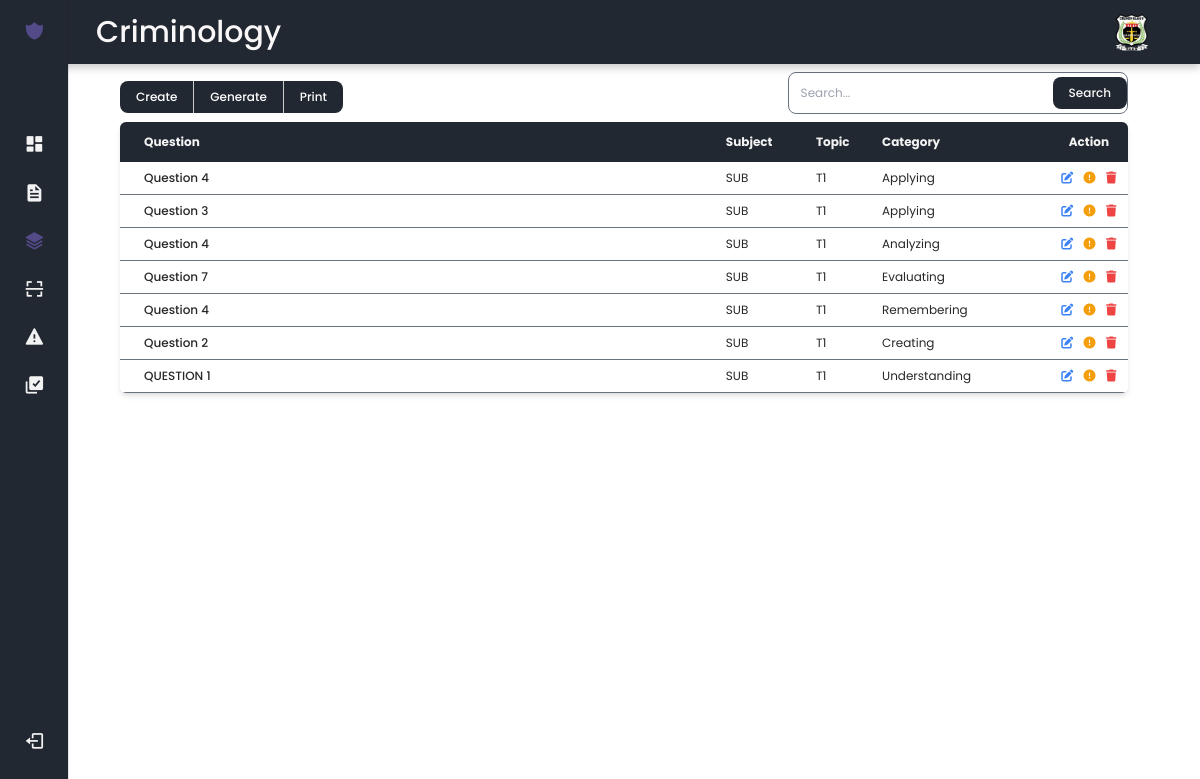
Screenshot of /questionnaires/ (signed in) with the database file from the repository.
### criminology/models.py (models this page shows, shortened)
class Questionnaire(models.Model):
    subject = models.ForeignKey(Subject, on_delete=models.CASCADE, null=True)
    category = models.ForeignKey(Category, on_delete=models.CASCADE, null=True)
    topic = models.ForeignKey(Topic, on_delete=models.CASCADE, null=True)
    subtopic = models.ForeignKey(Subtopic, on_delete=models.CASCADE, null=True)
    description = models.CharField(max_length=600)
    correct_answer = models.CharField(max_length=200)
    distructor1 = models.CharField(max_length=200)
    distructor2 = models.CharField(max_length=200)
    distructor3 = models.CharField(max_length=200)
    status = models.IntegerField(default=0)

class Subject(models.Model):
    id = models.AutoField(primary_key=True)
    subject_name = models.CharField(max_length=50)
    subject_code = models.CharField(max_length=10, null=True)
    subject_pw = models.IntegerField(default=0)

class Topic(models.Model):
    id = models.AutoField(primary_key=True)
    subject_topic = models.ForeignKey(Subject, on_delete=models.CASCADE)
    topic_name = models.CharField(max_length=200)

class Category(models.Model):
    id = models.AutoField(primary_key=True)
    category = models.CharField(max_length=50)
    def __str__(self):
      return self.category

### criminology/views.py (the view)
# urls.py: path('questionnaires/', views.questionnaires, name='questionnaires'),
@login_required(login_url='loginpage')
def questionnaires(request):
    active_academic_year = AcademicYear.objects.filter(status=1).first()
    if active_academic_year is None:
        representative_records = []
        representative_records_assessment = []
        filtered_subjects = Subject.objects.all()
        category = Category.objects.none()  # This ensures 'category' is always defined
    else:
        subjects = Subject.objects.all()
        category = Category.objects.all()
        existing_entries = TableOfSpecification.objects.filter(academic_year=active_academic_year)
        existing_subject_ids = existing_entries.values_list('subject_id', flat=True)
        filtered_subjects = subjects.exclude(id__in=existing_subject_ids)
        table_of_specification = (
            TableOfSpecification.objects
            .filter(academic_year=active_academic_year)
            .values('group_id')
            .annotate(max_id=Max('id'))
        )
        excluded_group_ids = AnswerKeyTableOfSpecification.objects.values_list('tos_exam_id', flat=True)
        representative_records = TableOfSpecification.objects.filter(
            id__in=[entry['max_id'] for entry in table_of_specification]
        ).exclude(
            group_id__in=excluded_group_ids
        ).order_by('-id')
        assessment_datas = (
            Assessment.objects
            .filter(academic_year=active_academic_year)
            .values('assessment_id')
            .annotate(max_id=Max('id'))
        )
        representative_records_assessment = Assessment.objects.filter(
            id__in=[entry['max_id'] for entry in assessment_datas]
        ).order_by('-id')
        answer_key_assessment_ids = AnswerKeyAssessment.objects.values_list('assessment_exam_id', flat=True).distinct()
        representative_records_assessment = representative_records_assessment.exclude(
            assessment_id__in=answer_key_assessment_ids
        )
    q = request.GET.get('q', '')
    if q:
        questionnaires = Questionnaire.objects.filter(description__icontains=q).order_by('-id')[:60]
    else:
        questionnaires = Questionnaire.objects.all().order_by('-id')[:60]
    context = {
        'questionnaires': questionnaires,
        'category': category,
        'q': q,
        'table_of_specification': representative_records,
        'assessment': representative_records_assessment
    }
    return render(request, 'assets/questionnaires.html', context)

### criminology/templatetags/custom_filters.py (called while the page is built)
@register.filter
def first_letters(value):
    if not value:
        return ''
    words = value.split()
    return ''.join([word[0].upper() for word in words if word])

### templates/assets/questionnaires.html (shortened to what this page needs)
{% extends "base.html" %}
{% block content %}
{% load static %}
{% load custom_filters %}
<div class="flex justify-between items-center mx-6">
    <div style="display: flex;">
        <button onclick="window.location='{% url 'questionnairescreate' %}';" id="btns"
            class="text-white font-medium text-xs px-4 mt-2 py-2 buttons_for_ocr"
            style="border-right: 1px solid #ccc; border-radius: 8px 0 0 8px;"
        >Create</button>
        <button type="button" data-modal-target="tosmodalgenerate" data-modal-toggle="tosmodalgenerate" id="btns"
        class="text-white font-medium text-xs px-4 mt-2 py-2 buttons_for_ocr"
        style="border-right: 1px solid #ccc; border-radius: 0;"
        >Generate</button>
        <button onclick="window.location='{% url 'print_final_nav' %}';" id="btns"
        class="text-white font-medium text-xs px-4 mt-2 py-2 buttons_for_ocr"
        style="border-radius: 0 8px 8px 0;"
        >Print</button>
    </div>
  <form class="relative ml-auto " method="GET" action="{% url 'questionnaires' %}">
      <div class="flex items-center border border-gray-500  rounded-lg overflow-hidden bg-transparent">
          <input
              name="q"
              type="search"
              id="default-search"
              class="block w-full p-3 text-xs  outline-none bg-transparent text-black"
              placeholder="Search..."
              required
              value="{{ q }}"
              oninput="checkInput()"
          />
          <button
              id="btns"
              type="submit"
              class=" bg-blue-500 hover:bg-blue-600 font-medium text-xs px-4 py-2 rounded-lg ml-2"
          >Search</button>
      </div>
  </form>
</div>
<div class="pt-2">
</div>
<div class="mx-6 relative overflow-x-auto shadow-md sm:rounded-md table-container">
    <table class="w-full text-sm text-left rtl:text-right ">
        <thead class="text-xs  sticky-header">
            <tr>
                <th scope="col" class="px-6 py-3 w-3/5 text-left">
                    Question
                </th>
                <th scope="col" class=" py-3 text-left">
                    Subject
                </th>
                <th scope="col" class=" py-3 text-left">
                    Topic
                </th>
                <th scope="col" class=" py-3 text-left">
                    Category
                </th>
                <th scope="col" class=" py-3 text-center">
                    Action
                </th>
            </tr>
        </thead>
        <tbody class="text-xs" id="cardtext">
            {% for questionnaire in questionnaires %}
            <tr class="border-b border-gray-500 dark:border-gray-200 bg-white">
                <td class="px-6 py-2 font-medium  whitespace-nowrap">
                    {{ questionnaire.description|capfirst|truncatechars:95 }}
                </td>
                <td class="py-2  text-left">
                    {{ questionnaire.subject.subject_code }}
                </td>
                <td class="py-2  text-left">
                    {{ questionnaire.topic.topic_name|first_letters }}
                </td>
                <td class="py-2  text-left">
                    {{ questionnaire.category|capfirst }}
                </td>
                <td class="py-2 text-left flex justify-evenly">
                    <a class="text-blue-500" href="{% url 'update' questionnaire.id %}" style="cursor: pointer;">
                        <i class="fa-solid fa-pen-to-square fa-md"></i>
                    </a>
                    <a class="text-yellow-500" href="#" onclick="openConfirmationModalRestrict('{{ questionnaire.id }}')" style="cursor: pointer;">
                        <i class="fas fa-circle-exclamation fa-md"></i>
                    </a>
                    <a class="text-red-500" href="#" onclick="openConfirmationModal('{{ questionnaire.id }}')" style="cursor: pointer;">
                        <i class="fas fa-trash fa-md"></i>
                    </a>
                </td>
            </tr>
            {% endfor %}
        </tbody>
    </table>
</div>
{% endblock content %}

### templates/base.html (shortened to what this page needs)
<!DOCTYPE html>
    {% load static %}
    <html lang="en">
    <head>
        <link rel="stylesheet" href="https://cdn.jsdelivr.net/npm/boxicons@latest/css/boxicons.min.css">
        <link type="text/css" rel="stylesheet" href="{% static 'css/main.css' %}">
        <link href="https://cdn.jsdelivr.net/npm/tailwindcss@2.2.19/dist/tailwind.min.css" rel="stylesheet">
        <link rel="stylesheet" href="https://cdnjs.cloudflare.com/ajax/libs/font-awesome/6.5.2/css/all.min.css" />
        <link rel="stylesheet" href="https://cdn.jsdelivr.net/npm/@preline/plugin@1.0.0/dist/preline.min.css">
    </head>
    <body id="body">
    {% include "includes/header.html" %}
    <main>
        {% block content %}
        {% endblock content %}
    </main>
    </body>
</html>

### templates/includes/header.html (shortened to what this page needs)
{% load static %}
{% url "homepage" as homepage %}
{% url "questionnaires" as questionnaires %}
{% url "update" as update %}
{% url "modules" as modules %}
{% url "reports" as reports %}
<header class="header">
  <div class="header__container">
    <img src="{% static 'images/logoCrim.png' %}" alt="" class="header__img">
    <a href="/" class="header__logo" style="font-size: 30px;">Criminology</a>
  </div>
</header>
<div class="nav" id="navbar">
  <nav class="nav__container">
      <div>
          <a href="#" class="nav__link nav__logo active">
              <i class='bx bxs-shield-alt-2 nav__icon'></i>
          </a>
          <div class="nav__list">
              <div class="nav__items">
                    <a href="/" class="nav__link {% if request.path == homepage %}active{% endif %}">
                        <i class='bx bxs-dashboard nav__icon' ></i>
                    </a>
                    <div class="nav__dropdown">
                        <a style="cursor: default;" class="nav__link
                        ">
                            <i class='bx bxs-file nav__icon'></i>
                        </a>
                    </div>
                    <a href="
                    {% url 'questionnaires' %}
                    " class="nav__link
                        {% if request.path == questionnaires %}active
                        {% elif request.path == create %}active
                        {% elif request.resolver_match.url_name == 'questionnairescreate' %}active
                        {% elif request.resolver_match.url_name == 'print_questionnaire' %}active
                        {% elif request.resolver_match.url_name == 'update' %}active
                        {% elif request.resolver_match.url_name == 'print_final_nav' %}active
                        {% elif request.resolver_match.url_name == 'print_generated_assessment' %}active
                        {% elif request.resolver_match.url_name == 'print_generated_tableOfSpecification' %}active
                        {% elif request.resolver_match.url_name == 'print_assessment' %}active
                        {% endif %}">
                        <i class='bx bxs-layer nav__icon' ></i>
                    </a>
                    <div class="nav__dropdown">
                        <a style="cursor: default;" href="#" class="nav__link
                        ">
                            <i class='bx bx-scan nav__icon'></i>
                        </a>
                    </div>
                    <a href="
                    {% url 'restricted_list' %}
                    " class="nav__link
                    ">
                        <i class='bx bxs-error nav__icon' ></i>
                    </a>
                    <a href="
                    {% url 'reports' %}
                    " class="nav__link
                    ">
                        <i class='bx bxs-select-multiple nav__icon' ></i>
                    </a>
              </div>
          </div>
      </div>
      <a href="{% url 'logout' %}" class="nav__link nav__logout">
          <i class='bx bx-log-out nav__icon' ></i>
      </a>
  </nav>
</div>

### static/css/main.css (style rules this page uses)
:root { --header-height: 3.5rem; --nav-width: 219px; --buttons-color: #534a88; --title-color: #F9F7F7; --text-color-light: #f3f3f3; --nav__dropdown-collapse:#2a313b; --text-color-dark: #282729; --body-color: #ffffff; --container-color: #222831; --body-font: 'Poppins', sans-serif; --normal-font-size: .938rem; --small-font-size: .75rem; --smaller-font-size: .75rem; --font-medium: 500; --font-semi-bold: 600; --font-large: 700; --z-fixed: 100; }
@media screen and (min-width: 1024px) { :root { --normal-font-size: 1rem; --small-font-size: .875rem; --smaller-font-size: .813rem; } }
#body { margin: var(--header-height) 0 0 0; padding: 1rem 1rem 0; font-family: var(--body-font); font-size: var(--normal-font-size); background-color: var(--body-color); color: var(--title-color); }
#restricted_header, #restrict_text , #restrict_body, #cardtext { color: var(--text-color-dark); }
#btns, .buttons_for_ocr { background-color: var(--container-color); transition: background-color 0.15s ease-in; }
a { text-decoration: none; }
img { max-width: 100%; height: auto; }
.header { position: fixed; top: 0; left: 0; width: 100%; background-color: var(--container-color); box-shadow: 0 1px 0 rgba(22, 8, 43, 0.1); padding: 0 1rem; z-index: var(--z-fixed); box-shadow: 0 4px 8px rgba(0, 0, 0, 0.2); }
.header__container { display: flex; align-items: center; height: var(--header-height); justify-content: space-between; }
.header__img { width: 35px; height: 35px; }
.header__logo { color: var(--title-color); font-weight: var(--font-medium); display: none; }
.nav { position: fixed; top: 0; left: -100%; height: 100vh; padding: 1rem 1rem 0; background-color: var(--container-color); box-shadow: 1px 0 0 rgba(22, 8, 43, 0.1); z-index: var(--z-fixed); transition: .4s; }
.nav__container { height: 100%; display: flex; flex-direction: column; justify-content: space-between; padding-bottom: 3rem; overflow: auto; scrollbar-width: none; }
.nav__logo { font-weight: var(--font-semi-bold); margin-bottom: 2.5rem; }
.nav__list, .nav__items { display: grid; }
.nav__list { row-gap: 2.5rem; }
.nav__items { row-gap: 1.5rem; }
.nav__link { display: flex; align-items: center; color: var(--text-color-light); }
.nav__icon { font-size: 1.2rem; margin-right: .5rem; }
.nav__logout { margin-top: 5rem; }
.nav__dropdown { overflow: hidden; max-height: 21px; transition: .4s ease-in-out; }
.active { color: var(--buttons-color); }
@media screen and (min-width: 768px) { #body { padding: 1rem 3rem 0 6rem; } }
@media screen and (min-width: 768px) { .header { padding: 0 3rem 0 6rem; } }
@media screen and (min-width: 768px) { .header__container { height: calc(var(--header-height) + .5rem); } }
@media screen and (min-width: 768px) { .header__logo { display: block; } }
@media screen and (min-width: 768px) { .header__img { width: 40px; height: 40px; order: 1; } }
@media screen and (min-width: 768px) { .nav { left: 0; padding: 1.2rem 1.5rem 0; width: 68px; } }
@media screen and (min-width: 768px) { .nav__items { row-gap: 1.7rem; } }
@media screen and (min-width: 768px) { .nav__icon { font-size: 1.3rem; } }
.table-container { max-height: 76vh; overflow-y: auto; scrollbar-width: thin; scrollbar-color: var(--title-color) var(--container-color); }
.sticky-header th { position: sticky; top: 0; background-color: var(--container-color); color: var(--text-color-light); }

### rows the page displays
Questionnaire: description "Question 4", subject.subject_code "SUB", topic.topic_name|first_letters "T1", category "Applying"
Questionnaire: description "Question 3", subject.subject_code "SUB", topic.topic_name|first_letters "T1", category "Applying"
Questionnaire: description "Question 4", subject.subject_code "SUB", topic.topic_name|first_letters "T1", category "Analyzing"
Questionnaire: description "Question 7", subject.subject_code "SUB", topic.topic_name|first_letters "T1", category "Evaluating"
Questionnaire: description "Question 4", subject.subject_code "SUB", topic.topic_name|first_letters "T1", category "Remembering"
Questionnaire: description "Question 2", subject.subject_code "SUB", topic.topic_name|first_letters "T1", category "Creating"
Questionnaire: description "QUESTION 1", subject.subject_code "SUB", topic.topic_name|first_letters "T1", category "Understanding"
